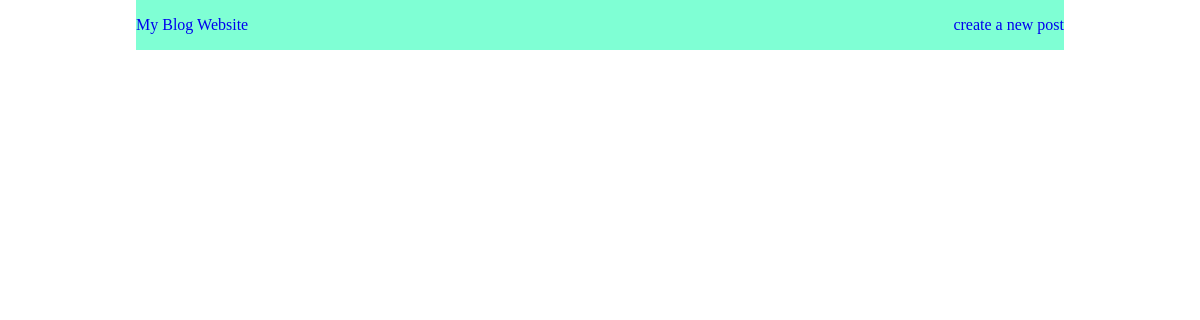
The app's page /post/adsf, older data.
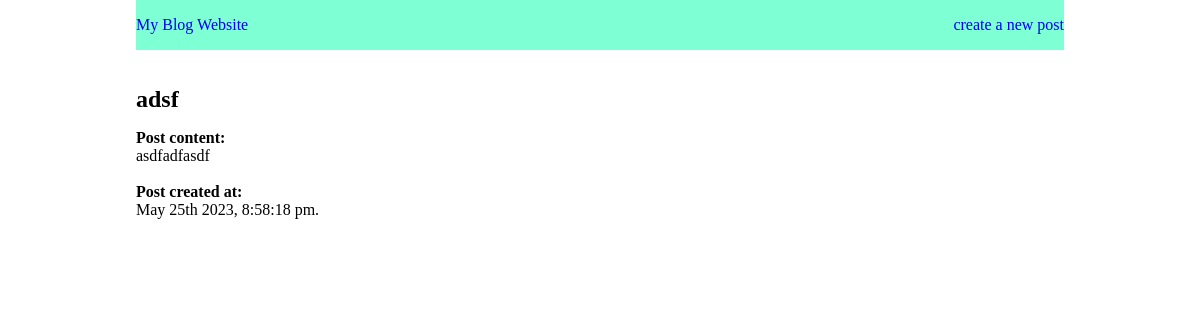
The same page, newer data.
### blog.py (models this page shows)
class Post(db.Model):
    id = db.Column(
        db.Integer, primary_key=True)  # id column in the table in the database
    title = db.Column(db.String, nullable=False)
    content = db.Column(db.String, nullable=False)
    date_posted = db.Column(
        db.DateTime, default=datetime.utcnow, nullable=False)
    user_id = db.Column(db.Integer, nullable=False)

### blog.py (the view)
@app.route('/post/<title>')
def get_post(title):
    post = Post.query.filter(Post.title.like(
        f'%{title}%')).order_by(Post.id.desc()).all()
    print(post)
    if post is None:  # if the post variable in line 242 is None, run the if block code
        status = f'Post not found'
        return render_template("post_status.html", user_status=status)
    return render_template('get_post.html', post_details=post)

### templates/get_post.html (shortened to what this page needs)
<!DOCTYPE html>
<html lang="en">
<head>
    <link rel= "stylesheet" type= "text/css" href= "{{ url_for('static',filename='style.css')}}">
</head>
<body>
    <div class="container">
        <nav>
            <a href="/homepage">My Blog Website</a>
            <a href="/create_post">create a new post </a>
        </nav>
        <main>
            <section>
                {% for post in post_details %}
                <article>
                <h2 id="post_title">{{post.title}}</h2>
                <p> <small>Post content:</small><br>{{post.content}}</p><br>
                <p> <small>Post created at:</small><br>{{ moment(post.date_posted).format('MMMM Do YYYY, h:mm:ss a') }}.</p>
                </article>
                {% endfor %}
            </section>
        </main>
    </div>
</body>
</html>

Row changes from the older to the newer data that the page shows:
added Post: title "adsf", content "asdfadfasdf", date_posted "May 25th 2023, 8:58:18 pm"
